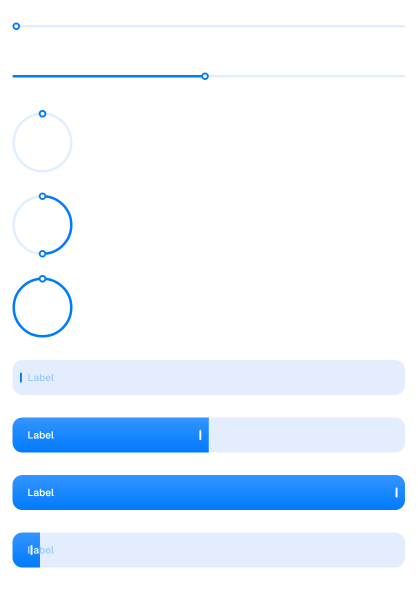
#> input picture docs/evidence/slider-20261119/native-light-density-1.25.png, 835 x 1200 px, given in place of 6467-117311.png, which was not available (shown at 1/2 size)
$ python compare-source.py native-light-density-1.25.png
#> lines starting #> are read from the running program, lines starting #| are printed output that depends on the picture
"""Compare readonly Figma exports against the three authored Slider renderers."""
import json
import sys
from pathlib import Path
from PIL import Image, ImageChops, ImageDraw, ImageStat

output = Path(__file__).resolve().parent
source = Path(sys.argv[1])
native = output / "native-light-density-1.0.png"
web = output / "web-chromium-light-density-1.png"
specimens = [
    ("6467-117311", "linear-0", 20, 36),
    ("7557-11680", "linear-50", 68, 116),
    ("6467-117330", "circular-0", 112, 176),
    ("6467-117334", "circular-50", 244, 308),
    ("6467-117338", "circular-100", 376, 440),
    ("7530-6557", "large-0", 512, 576),
    ("7530-6626", "large-50", 604, 668),
    ("7530-6616", "large-100", 696, 760),
]

def flatten(image):
    rgba = image.convert("RGBA")
    return Image.alpha_composite(Image.new("RGBA", rgba.size, "white"), rgba).convert("RGB")

records = []
for node, name, web_y, native_y in specimens:
    authored = flatten(Image.open(source / f"{node}.png"))
#> in flatten, rgba is the input picture: PIL image 835x1200 RGBA; mean R, G, B, A 230.4, 241.7, 254.7, 255
    width, height = authored.size
#> width = 835; height = 1200
    panels = [("Figma", authored)]
    for renderer, file, y in [("Chromium", web, web_y), ("Compose", native, native_y)]:
        actual = flatten(Image.open(file)).crop((20, y, 20 + width, y + height))
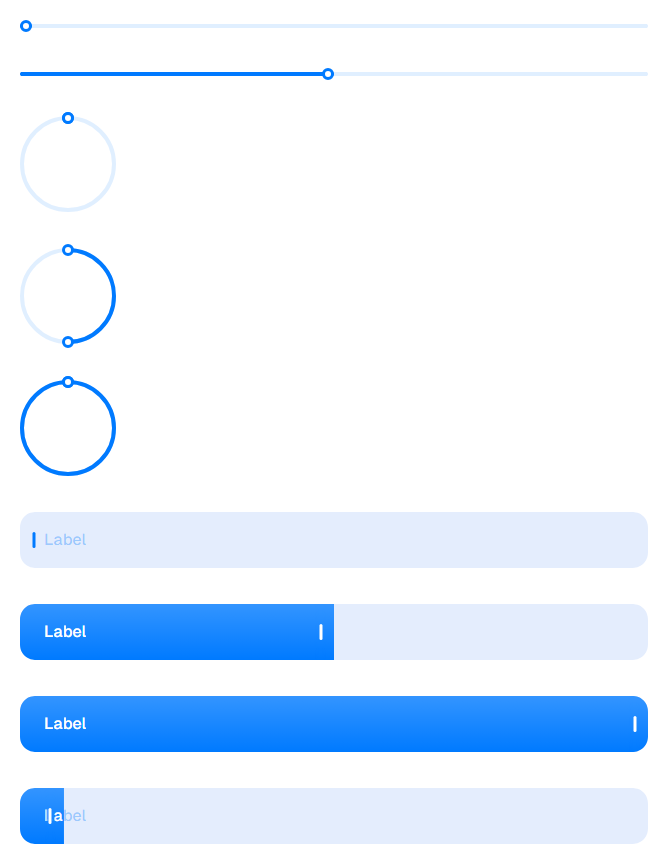
#> input picture docs/evidence/slider-20261119/web-chromium-light-density-1.png, 668 x 864 px
#> in flatten, returned value is the input picture: PIL image 668x864 RGB; mean R, G, B 227.6, 240.1, 254.7
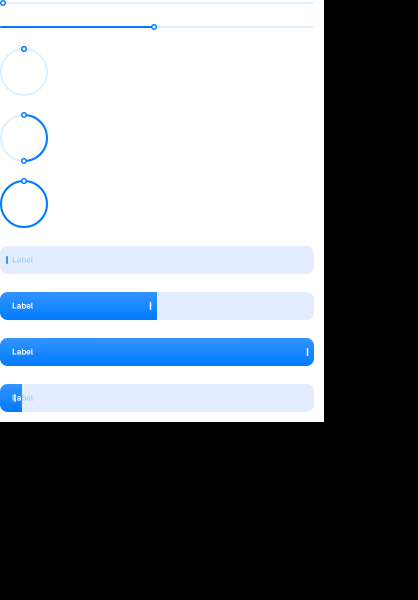
#> actual: PIL image 835x1200 RGB (shown at 1/2 size); mean R, G, B 123.4, 130.6, 139
        difference = ImageChops.difference(authored, actual)
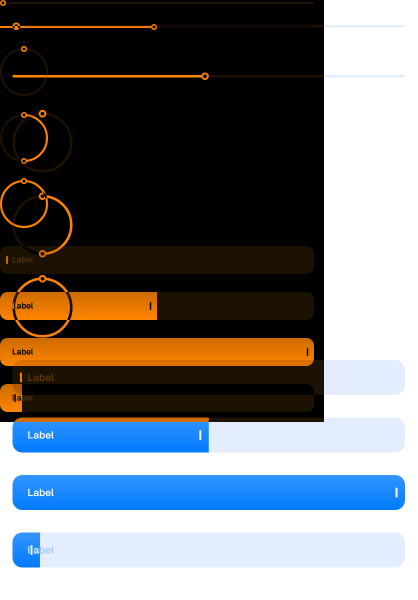
#> difference: PIL image 835x1200 RGB (shown at 1/2 size); mean R, G, B 112.5, 114.1, 115.9
        rgb = difference.tobytes()
        records.append({"node": node, "specimen": name, "renderer": renderer,
                        "size": [width, height], "meanRgbDifference": ImageStat.Stat(difference).mean,
                        "pixelsWithChannelDifferenceOver20": sum(max(pixel) > 20 for pixel in zip(rgb[0::3], rgb[1::3], rgb[2::3]))})
        panels.append((renderer, actual))
    canvas = Image.new("RGB", (max(300, width + 32), (height + 30) * 3 + 16), "white")
#> canvas: PIL image 867x3706 RGB; every value is 255
    draw = ImageDraw.Draw(canvas)
    for row, (label, image) in enumerate(panels):
        y = row * (height + 30)
        draw.text((16, y + 4), label, fill="black")
        canvas.paste(image, (16, y + 24))
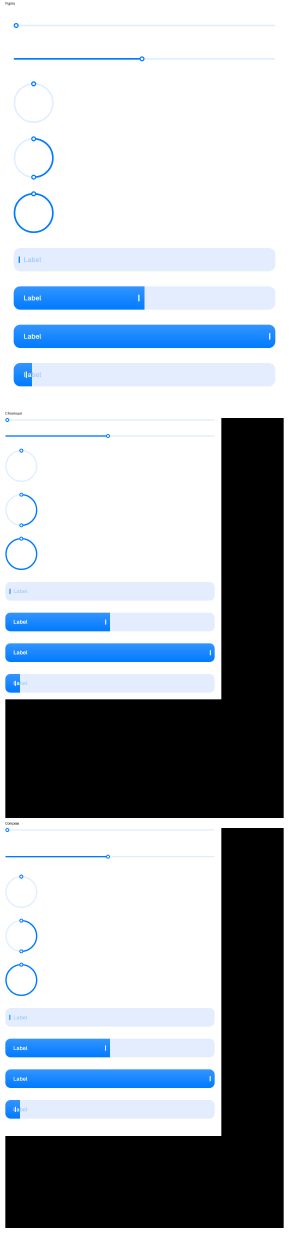
#> canvas: PIL image 867x3706 RGB (shown at 1/3 size); mean R, G, B 169.3, 177.4, 186.7
    canvas.save(output / f"compare-{name}.png")
#> pass 2 of the loop `for node, name, web_y, native_y in specimens:`:
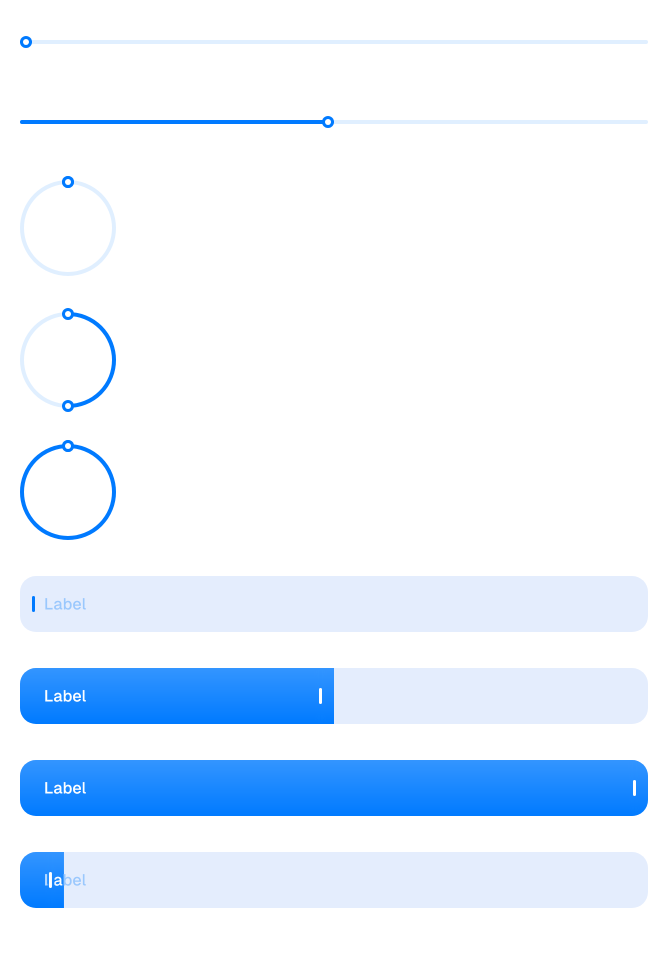
#> input picture docs/evidence/slider-20261119/native-light-density-2.0.png, 1336 x 1920 px, given in place of 7557-11680.png, which was not available (shown at 1/2 size)
#> in flatten, rgba is the input picture: PIL image 1336x1920 RGBA; mean R, G, B, A 230.4, 241.6, 254.7, 255
#> `actual = flatten(Image.open(file)).crop((20, y, 20 + width, y + height))`:
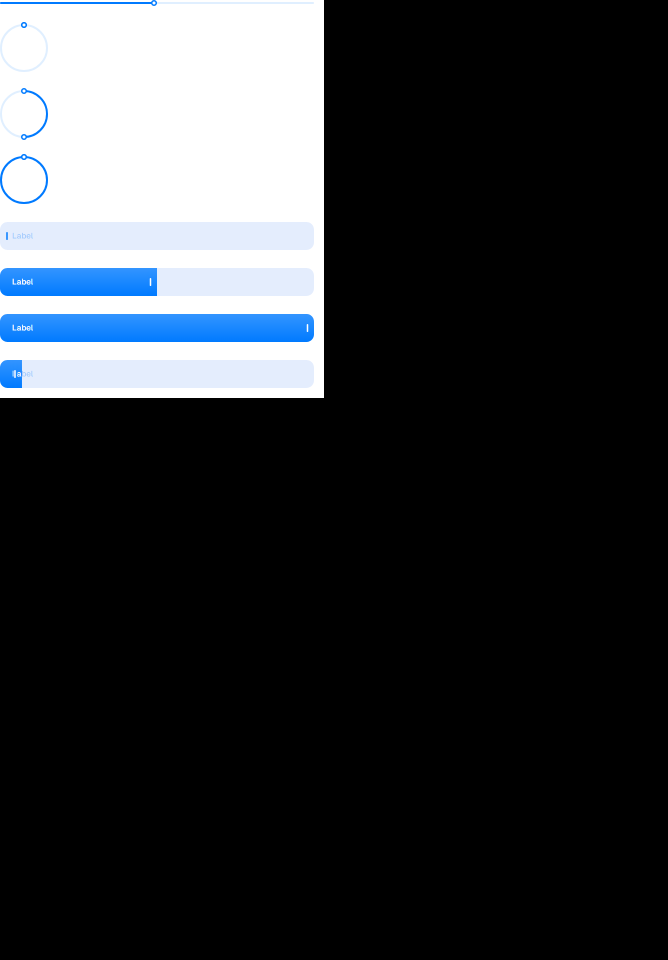
#> actual: PIL image 1336x1920 RGB (shown at 1/2 size); mean R, G, B 45.2, 48, 51.2
#> difference: PIL image 1336x1920 RGB
#> after the loop `for row, (label, image) in enumerate(panels):`:
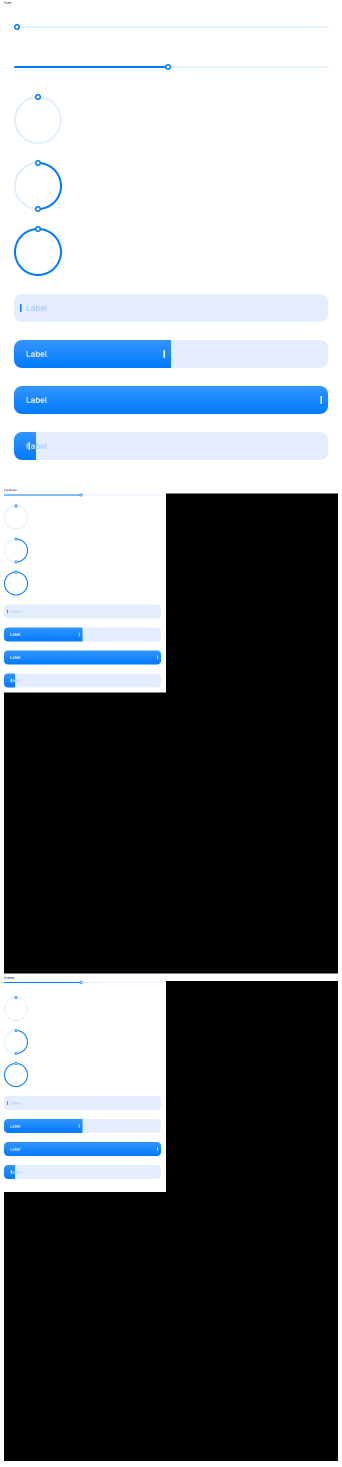
#> canvas: PIL image 1368x5866 RGB (shown at 1/4 size); mean R, G, B 114, 119.3, 125.6
#> (the run stopped early here; a loop or call above may not have finished)
